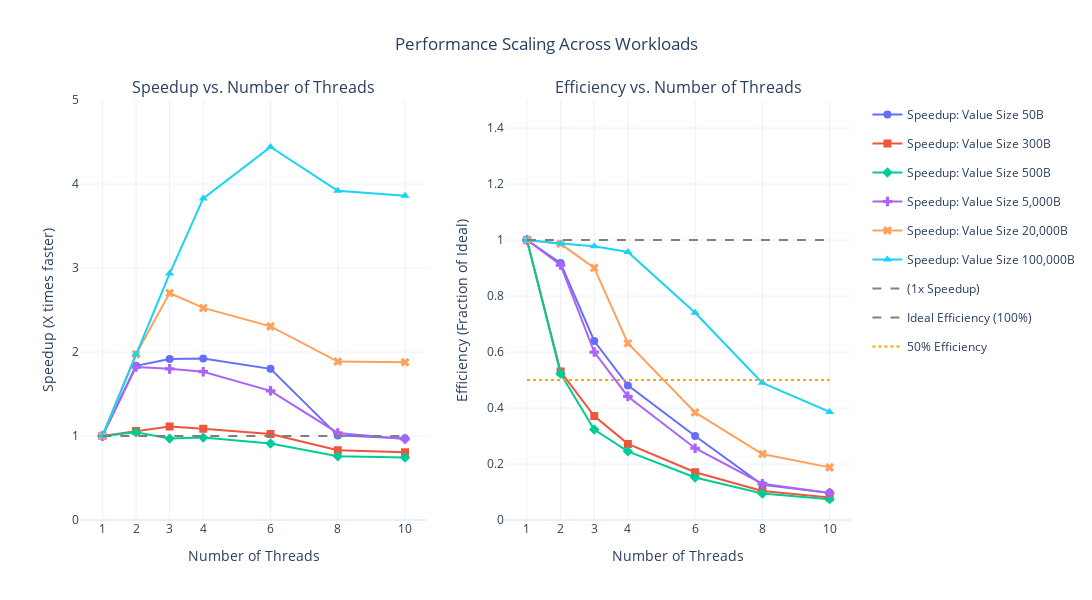
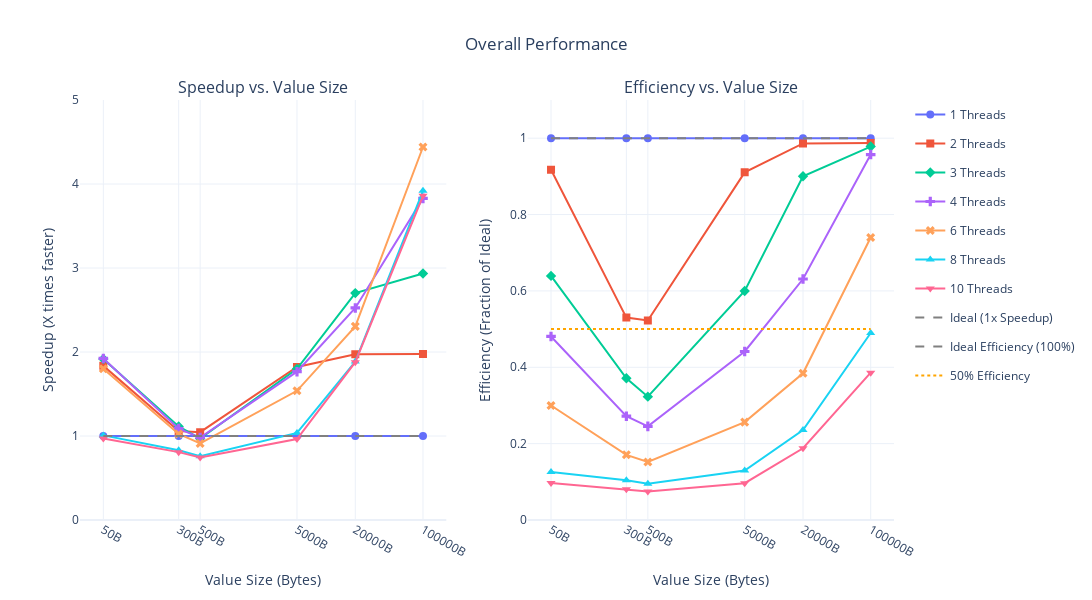
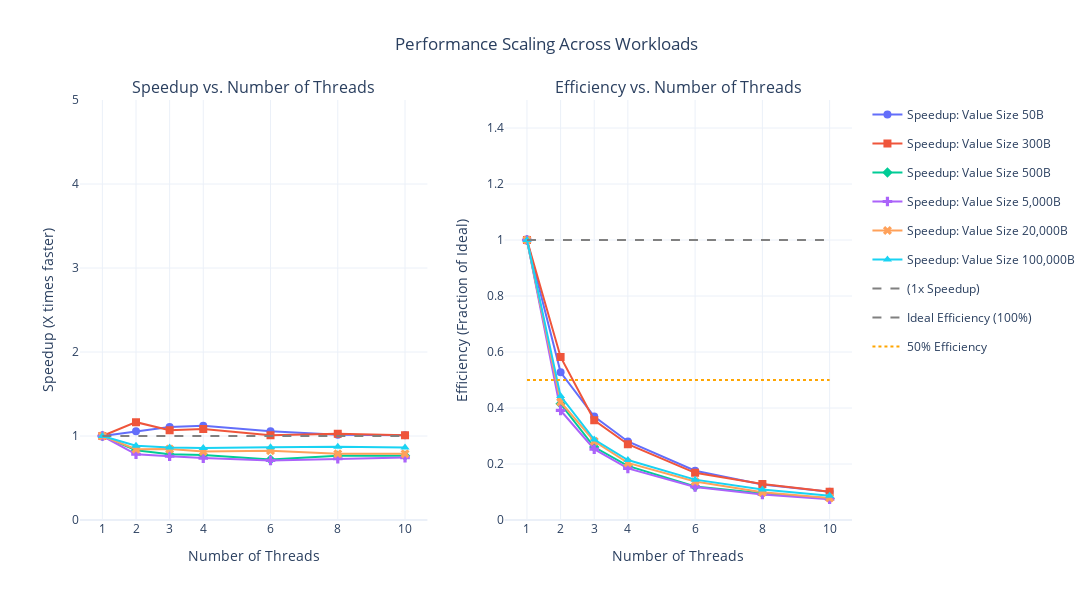
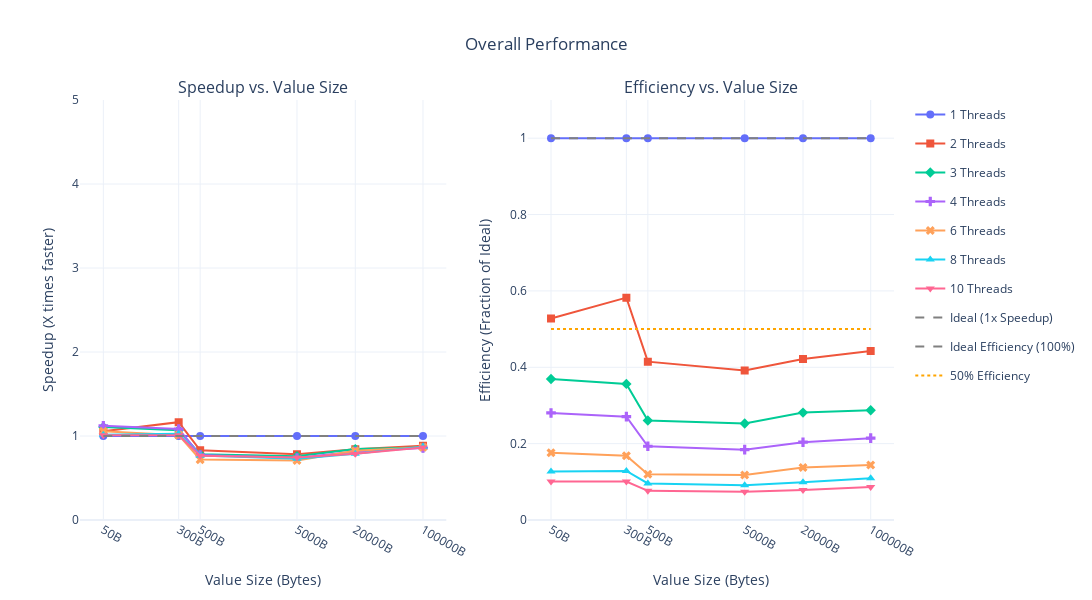

Notebook code cell kept with these figures, in order:
### Code cell
num_keys = 50.0
value_size = 50
compression_on = True
test_configs = [
    {"num_keys": 100.0, "value_size": 50},
    {"num_keys": 40.0, "value_size": 300},
    {"num_keys": 40.0, "value_size": 500},
    {"num_keys": 5.0, "value_size": 5000},
    {"num_keys": 1.0, "value_size": 20000},
    {"num_keys": 0.1, "value_size": 100000},

    ]

def load_df(test_config: dict, compression_on: bool):
    num_keys = test_config["num_keys"]
    value_size = test_config["value_size"]
    compression_str = "yes" if compression_on else "no"
    df = pd.read_csv(f"save_summary_{num_keys}keys_{value_size}B_comp-{compression_str}_csum-yes.csv")
    return df


dfs_compression_on = [load_df(config, compression_on=True) for config in test_configs]
dfs_compression_on = [calculate_speedup_and_efficiency(df) for df in dfs_compression_on]
dfs_compression_off = [load_df(config, compression_on=False) for config in test_configs]
dfs_compression_off = [calculate_speedup_and_efficiency(df) for df in dfs_compression_off]

print("\n" + "="*50) # Top border
print("                 COMPRESSION ON")
print("="*50 + "\n") # Bottom border

all_workload_names = ["Value Size 50B","Value Size 300B", "Value Size 500B", "Value Size 5,000B", "Value Size 20,000B", "Value Size 100,000B"]
plot_performance_by_workload_on_threads(dfs_compression_on, all_workload_names)
plot_combined_workload_performance(dfs_compression_on)

print("\n" + "="*50) # Top border
print("                 COMPRESSION OFF")
print("="*50 + "\n") # Bottom border

plot_performance_by_workload_on_threads(dfs_compression_off, all_workload_names)
plot_combined_workload_performance(dfs_compression_off)

### Figure 1 — Plotly figure (JSON) as saved in the notebook; plotly's stock layout.template omitted (floating-point values rounded to 4 significant figures)
{"data": [{"legendgroup": "Value Size 50B", "line": {"color": "#636EFA", "width": 2}, "marker": {"size": 8, "symbol": "circle"}, "mode": "lines+markers", "name": "Speedup: Value Size 50B", "showlegend": true, "type": "scatter", "x": [1, 2, 3, 4, 6, 8, 10], "xaxis": "x", "y": [1.0, 1.835, 1.918, 1.923, 1.8, 1.007, 0.9691], "yaxis": "y"}, {"legendgroup": "Value Size 300B", "line": {"color": "#EF553B", "width": 2}, "marker": {"size": 8, "symbol": "square"}, "mode": "lines+markers", "name": "Speedup: Value Size 300B", "showlegend": true, "type": "scatter", "x": [1, 2, 3, 4, 6, 8, 10], "xaxis": "x", "y": [1.0, 1.06, 1.113, 1.087, 1.024, 0.8311, 0.8078], "yaxis": "y"}, {"legendgroup": "Value Size 500B", "line": {"color": "#00CC96", "width": 2}, "marker": {"size": 8, "symbol": "diamond"}, "mode": "lines+markers", "name": "Speedup: Value Size 500B", "showlegend": true, "type": "scatter", "x": [1, 2, 3, 4, 6, 8, 10], "xaxis": "x", "y": [1.0, 1.045, 0.9692, 0.9807, 0.9109, 0.758, 0.7443], "yaxis": "y"}, {"legendgroup": "Value Size 5,000B", "line": {"color": "#AB63FA", "width": 2}, "marker": {"size": 8, "symbol": "cross"}, "mode": "lines+markers", "name": "Speedup: Value Size 5,000B", "showlegend": true, "type": "scatter", "x": [1, 2, 3, 4, 6, 8, 10], "xaxis": "x", "y": [1.0, 1.821, 1.799, 1.765, 1.538, 1.036, 0.9644], "yaxis": "y"}, {"legendgroup": "Value Size 20,000B", "line": {"color": "#FFA15A", "width": 2}, "marker": {"size": 8, "symbol": "x"}, "mode": "lines+markers", "name": "Speedup: Value Size 20,000B", "showlegend": true, "type": "scatter", "x": [1, 2, 3, 4, 6, 8, 10], "xaxis": "x", "y": [1.0, 1.973, 2.701, 2.525, 2.305, 1.886, 1.879], "yaxis": "y"}, {"legendgroup": "Value Size 100,000B", "line": {"color": "#19D3F3", "width": 2}, "marker": {"size": 8, "symbol": "triangle-up"}, "mode": "lines+markers", "name": "Speedup: Value Size 100,000B", "showlegend": true, "type": "scatter", "x": [1, 2, 3, 4, 6, 8, 10], "xaxis": "x", "y": [1.0, 1.975, 2.934, 3.829, 4.44, 3.919, 3.859], "yaxis": "y"}, {"legendgroup": "ideal_speedup", "line": {"color": "gray", "dash": "dash"}, "mode": "lines", "name": "(1x Speedup)", "showlegend": true, "type": "scatter", "x": [1, 2, 3, 4, 6, 8, 10], "xaxis": "x", "y": [1, 1, 1, 1, 1, 1, 1], "yaxis": "y"}, {"legendgroup": "Value Size 50B", "line": {"color": "#636EFA", "width": 2}, "marker": {"size": 8, "symbol": "circle"}, "mode": "lines+markers", "name": "Efficiency: Value Size 50B", "showlegend": false, "type": "scatter", "x": [1, 2, 3, 4, 6, 8, 10], "xaxis": "x2", "y": [1.0, 0.9175, 0.6393, 0.4807, 0.2999, 0.1259, 0.09691], "yaxis": "y2"}, {"legendgroup": "Value Size 300B", "line": {"color": "#EF553B", "width": 2}, "marker": {"size": 8, "symbol": "square"}, "mode": "lines+markers", "name": "Efficiency: Value Size 300B", "showlegend": false, "type": "scatter", "x": [1, 2, 3, 4, 6, 8, 10], "xaxis": "x2", "y": [1.0, 0.5301, 0.3711, 0.2719, 0.1707, 0.1039, 0.08078], "yaxis": "y2"}, {"legendgroup": "Value Size 500B", "line": {"color": "#00CC96", "width": 2}, "marker": {"size": 8, "symbol": "diamond"}, "mode": "lines+markers", "name": "Efficiency: Value Size 500B", "showlegend": false, "type": "scatter", "x": [1, 2, 3, 4, 6, 8, 10], "xaxis": "x2", "y": [1.0, 0.5226, 0.3231, 0.2452, 0.1518, 0.09475, 0.07443], "yaxis": "y2"}, {"legendgroup": "Value Size 5,000B", "line": {"color": "#AB63FA", "width": 2}, "marker": {"size": 8, "symbol": "cross"}, "mode": "lines+markers", "name": "Efficiency: Value Size 5,000B", "showlegend": false, "type": "scatter", "x": [1, 2, 3, 4, 6, 8, 10], "xaxis": "x2", "y": [1.0, 0.9105, 0.5998, 0.4414, 0.2563, 0.1296, 0.09644], "yaxis": "y2"}, {"legendgroup": "Value Size 20,000B", "line": {"color": "#FFA15A", "width": 2}, "marker": {"size": 8, "symbol": "x"}, "mode": "lines+markers", "name": "Efficiency: Value Size 20,000B", "showlegend": false, "type": "scatter", "x": [1, 2, 3, 4, 6, 8, 10], "xaxis": "x2", "y": [1.0, 0.9863, 0.9004, 0.6312, 0.3842, 0.2357, 0.1879], "yaxis": "y2"}, {"legendgroup": "Value Size 100,000B", "line": {"color": "#19D3F3", "width": 2}, "marker": {"size": 8, "symbol": "triangle-up"}, "mode": "lines+markers", "name": "Efficiency: Value Size 100,000B", "showlegend": false, "type": "scatter", "x": [1, 2, 3, 4, 6, 8, 10], "xaxis": "x2", "y": [1.0, 0.9876, 0.9781, 0.9571, 0.74, 0.4898, 0.3859], "yaxis": "y2"}, {"legendgroup": "ideal_efficiency_1", "line": {"color": "gray", "dash": "dash"}, "mode": "lines", "name": "Ideal Efficiency (100%)", "showlegend": true, "type": "scatter", "x": [1, 2, 3, 4, 6, 8, 10], "xaxis": "x2", "y": [1, 1, 1, 1, 1, 1, 1], "yaxis": "y2"}, {"legendgroup": "ideal_efficiency_05", "line": {"color": "orange", "dash": "dot"}, "mode": "lines", "name": "50% Efficiency", "showlegend": true, "type": "scatter", "x": [1, 2, 3, 4, 6, 8, 10], "xaxis": "x2", "y": [0.5, 0.5, 0.5, 0.5, 0.5, 0.5, 0.5], "yaxis": "y2"}], "layout": {"annotations": [{"font": {"size": 16}, "showarrow": false, "text": "Speedup vs. Number of Threads", "x": 0.225, "xanchor": "center", "xref": "paper", "y": 1, "yanchor": "bottom", "yref": "paper"}, {"font": {"size": 16}, "showarrow": false, "text": "Efficiency vs. Number of Threads", "x": 0.775, "xanchor": "center", "xref": "paper", "y": 1, "yanchor": "bottom", "yref": "paper"}], "height": 600, "hovermode": "x unified", "showlegend": true, "title": {"text": "Performance Scaling Across Workloads", "x": 0.5}, "width": 1200, "xaxis": {"anchor": "y", "domain": [0, 0.45], "tickmode": "array", "tickvals": [1, 2, 3, 4, 6, 8, 10], "title": {"text": "Number of Threads"}}, "xaxis2": {"anchor": "y2", "domain": [0.55, 1], "tickmode": "array", "tickvals": [1, 2, 3, 4, 6, 8, 10], "title": {"text": "Number of Threads"}}, "yaxis": {"anchor": "x", "domain": [0, 1], "range": [0, 5], "title": {"text": "Speedup (X times faster)"}}, "yaxis2": {"anchor": "x2", "domain": [0, 1], "range": [0, 1.5], "title": {"text": "Efficiency (Fraction of Ideal)"}}}}

### Figure 2 — Plotly figure (JSON) as saved in the notebook; plotly's stock layout.template omitted (floating-point values rounded to 4 significant figures)
{"data": [{"legendgroup": "1", "line": {"color": "#636EFA", "width": 2}, "marker": {"size": 8, "symbol": "circle"}, "mode": "lines+markers", "name": "1 Threads", "showlegend": true, "type": "scatter", "x": [50, 300, 500, 5000, 20000, 100000], "xaxis": "x", "y": [1.0, 1.0, 1.0, 1.0, 1.0, 1.0], "yaxis": "y"}, {"legendgroup": "2", "line": {"color": "#EF553B", "width": 2}, "marker": {"size": 8, "symbol": "square"}, "mode": "lines+markers", "name": "2 Threads", "showlegend": true, "type": "scatter", "x": [50, 300, 500, 5000, 20000, 100000], "xaxis": "x", "y": [1.835, 1.06, 1.045, 1.821, 1.973, 1.975], "yaxis": "y"}, {"legendgroup": "3", "line": {"color": "#00CC96", "width": 2}, "marker": {"size": 8, "symbol": "diamond"}, "mode": "lines+markers", "name": "3 Threads", "showlegend": true, "type": "scatter", "x": [50, 300, 500, 5000, 20000, 100000], "xaxis": "x", "y": [1.918, 1.113, 0.9692, 1.799, 2.701, 2.934], "yaxis": "y"}, {"legendgroup": "4", "line": {"color": "#AB63FA", "width": 2}, "marker": {"size": 8, "symbol": "cross"}, "mode": "lines+markers", "name": "4 Threads", "showlegend": true, "type": "scatter", "x": [50, 300, 500, 5000, 20000, 100000], "xaxis": "x", "y": [1.923, 1.087, 0.9807, 1.765, 2.525, 3.829], "yaxis": "y"}, {"legendgroup": "6", "line": {"color": "#FFA15A", "width": 2}, "marker": {"size": 8, "symbol": "x"}, "mode": "lines+markers", "name": "6 Threads", "showlegend": true, "type": "scatter", "x": [50, 300, 500, 5000, 20000, 100000], "xaxis": "x", "y": [1.8, 1.024, 0.9109, 1.538, 2.305, 4.44], "yaxis": "y"}, {"legendgroup": "8", "line": {"color": "#19D3F3", "width": 2}, "marker": {"size": 8, "symbol": "triangle-up"}, "mode": "lines+markers", "name": "8 Threads", "showlegend": true, "type": "scatter", "x": [50, 300, 500, 5000, 20000, 100000], "xaxis": "x", "y": [1.007, 0.8311, 0.758, 1.036, 1.886, 3.919], "yaxis": "y"}, {"legendgroup": "10", "line": {"color": "#FF6692", "width": 2}, "marker": {"size": 8, "symbol": "triangle-down"}, "mode": "lines+markers", "name": "10 Threads", "showlegend": true, "type": "scatter", "x": [50, 300, 500, 5000, 20000, 100000], "xaxis": "x", "y": [0.9691, 0.8078, 0.7443, 0.9644, 1.879, 3.859], "yaxis": "y"}, {"legendgroup": "ideal_speedup", "line": {"color": "gray", "dash": "dash"}, "mode": "lines", "name": "Ideal (1x Speedup)", "showlegend": true, "type": "scatter", "x": [50, 300, 500, 5000, 20000, 100000], "xaxis": "x", "y": [1, 1, 1, 1, 1, 1], "yaxis": "y"}, {"legendgroup": "1", "line": {"color": "#636EFA", "width": 2}, "marker": {"size": 8, "symbol": "circle"}, "mode": "lines+markers", "name": "1 Threads", "showlegend": false, "type": "scatter", "x": [50, 300, 500, 5000, 20000, 100000], "xaxis": "x2", "y": [1.0, 1.0, 1.0, 1.0, 1.0, 1.0], "yaxis": "y2"}, {"legendgroup": "2", "line": {"color": "#EF553B", "width": 2}, "marker": {"size": 8, "symbol": "square"}, "mode": "lines+markers", "name": "2 Threads", "showlegend": false, "type": "scatter", "x": [50, 300, 500, 5000, 20000, 100000], "xaxis": "x2", "y": [0.9175, 0.5301, 0.5226, 0.9105, 0.9863, 0.9876], "yaxis": "y2"}, {"legendgroup": "3", "line": {"color": "#00CC96", "width": 2}, "marker": {"size": 8, "symbol": "diamond"}, "mode": "lines+markers", "name": "3 Threads", "showlegend": false, "type": "scatter", "x": [50, 300, 500, 5000, 20000, 100000], "xaxis": "x2", "y": [0.6393, 0.3711, 0.3231, 0.5998, 0.9004, 0.9781], "yaxis": "y2"}, {"legendgroup": "4", "line": {"color": "#AB63FA", "width": 2}, "marker": {"size": 8, "symbol": "cross"}, "mode": "lines+markers", "name": "4 Threads", "showlegend": false, "type": "scatter", "x": [50, 300, 500, 5000, 20000, 100000], "xaxis": "x2", "y": [0.4807, 0.2719, 0.2452, 0.4414, 0.6312, 0.9571], "yaxis": "y2"}, {"legendgroup": "6", "line": {"color": "#FFA15A", "width": 2}, "marker": {"size": 8, "symbol": "x"}, "mode": "lines+markers", "name": "6 Threads", "showlegend": false, "type": "scatter", "x": [50, 300, 500, 5000, 20000, 100000], "xaxis": "x2", "y": [0.2999, 0.1707, 0.1518, 0.2563, 0.3842, 0.74], "yaxis": "y2"}, {"legendgroup": "8", "line": {"color": "#19D3F3", "width": 2}, "marker": {"size": 8, "symbol": "triangle-up"}, "mode": "lines+markers", "name": "8 Threads", "showlegend": false, "type": "scatter", "x": [50, 300, 500, 5000, 20000, 100000], "xaxis": "x2", "y": [0.1259, 0.1039, 0.09475, 0.1296, 0.2357, 0.4898], "yaxis": "y2"}, {"legendgroup": "10", "line": {"color": "#FF6692", "width": 2}, "marker": {"size": 8, "symbol": "triangle-down"}, "mode": "lines+markers", "name": "10 Threads", "showlegend": false, "type": "scatter", "x": [50, 300, 500, 5000, 20000, 100000], "xaxis": "x2", "y": [0.09691, 0.08078, 0.07443, 0.09644, 0.1879, 0.3859], "yaxis": "y2"}, {"legendgroup": "ideal_efficiency_1", "line": {"color": "gray", "dash": "dash"}, "mode": "lines", "name": "Ideal Efficiency (100%)", "showlegend": true, "type": "scatter", "x": [50, 300, 500, 5000, 20000, 100000], "xaxis": "x2", "y": [1, 1, 1, 1, 1, 1], "yaxis": "y2"}, {"legendgroup": "ideal_efficiency_05", "line": {"color": "orange", "dash": "dot"}, "mode": "lines", "name": "50% Efficiency", "showlegend": true, "type": "scatter", "x": [50, 300, 500, 5000, 20000, 100000], "xaxis": "x2", "y": [0.5, 0.5, 0.5, 0.5, 0.5, 0.5], "yaxis": "y2"}], "layout": {"annotations": [{"font": {"size": 16}, "showarrow": false, "text": "Speedup vs. Value Size", "x": 0.225, "xanchor": "center", "xref": "paper", "y": 1, "yanchor": "bottom", "yref": "paper"}, {"font": {"size": 16}, "showarrow": false, "text": "Efficiency vs. Value Size", "x": 0.775, "xanchor": "center", "xref": "paper", "y": 1, "yanchor": "bottom", "yref": "paper"}], "height": 600, "hovermode": "x unified", "showlegend": true, "title": {"text": "Overall Performance", "x": 0.5}, "width": 1200, "xaxis": {"anchor": "y", "domain": [0, 0.45], "tickmode": "array", "ticktext": ["50B", "300B", "500B", "5000B", "20000B", "100000B"], "tickvals": [50, 300, 500, 5000, 20000, 100000], "title": {"text": "Value Size (Bytes)"}, "type": "log"}, "xaxis2": {"anchor": "y2", "domain": [0.55, 1], "tickmode": "array", "ticktext": ["50B", "300B", "500B", "5000B", "20000B", "100000B"], "tickvals": [50, 300, 500, 5000, 20000, 100000], "title": {"text": "Value Size (Bytes)"}, "type": "log"}, "yaxis": {"anchor": "x", "domain": [0, 1], "range": [0, 5], "title": {"text": "Speedup (X times faster)"}}, "yaxis2": {"anchor": "x2", "domain": [0, 1], "range": [0, 1.1], "title": {"text": "Efficiency (Fraction of Ideal)"}}}}

### Figure 3 — Plotly figure (JSON) as saved in the notebook; plotly's stock layout.template omitted (floating-point values rounded to 4 significant figures)
{"data": [{"legendgroup": "Value Size 50B", "line": {"color": "#636EFA", "width": 2}, "marker": {"size": 8, "symbol": "circle"}, "mode": "lines+markers", "name": "Speedup: Value Size 50B", "showlegend": true, "type": "scatter", "x": [1, 2, 3, 4, 6, 8, 10], "xaxis": "x", "y": [1.0, 1.055, 1.108, 1.122, 1.056, 1.014, 1.009], "yaxis": "y"}, {"legendgroup": "Value Size 300B", "line": {"color": "#EF553B", "width": 2}, "marker": {"size": 8, "symbol": "square"}, "mode": "lines+markers", "name": "Speedup: Value Size 300B", "showlegend": true, "type": "scatter", "x": [1, 2, 3, 4, 6, 8, 10], "xaxis": "x", "y": [1.0, 1.165, 1.069, 1.083, 1.01, 1.027, 1.009], "yaxis": "y"}, {"legendgroup": "Value Size 500B", "line": {"color": "#00CC96", "width": 2}, "marker": {"size": 8, "symbol": "diamond"}, "mode": "lines+markers", "name": "Speedup: Value Size 500B", "showlegend": true, "type": "scatter", "x": [1, 2, 3, 4, 6, 8, 10], "xaxis": "x", "y": [1.0, 0.8295, 0.7816, 0.7726, 0.7188, 0.7663, 0.764], "yaxis": "y"}, {"legendgroup": "Value Size 5,000B", "line": {"color": "#AB63FA", "width": 2}, "marker": {"size": 8, "symbol": "cross"}, "mode": "lines+markers", "name": "Speedup: Value Size 5,000B", "showlegend": true, "type": "scatter", "x": [1, 2, 3, 4, 6, 8, 10], "xaxis": "x", "y": [1.0, 0.7826, 0.7587, 0.7369, 0.7087, 0.729, 0.7428], "yaxis": "y"}, {"legendgroup": "Value Size 20,000B", "line": {"color": "#FFA15A", "width": 2}, "marker": {"size": 8, "symbol": "x"}, "mode": "lines+markers", "name": "Speedup: Value Size 20,000B", "showlegend": true, "type": "scatter", "x": [1, 2, 3, 4, 6, 8, 10], "xaxis": "x", "y": [1.0, 0.8428, 0.8438, 0.8152, 0.824, 0.7897, 0.7874], "yaxis": "y"}, {"legendgroup": "Value Size 100,000B", "line": {"color": "#19D3F3", "width": 2}, "marker": {"size": 8, "symbol": "triangle-up"}, "mode": "lines+markers", "name": "Speedup: Value Size 100,000B", "showlegend": true, "type": "scatter", "x": [1, 2, 3, 4, 6, 8, 10], "xaxis": "x", "y": [1.0, 0.8851, 0.8627, 0.8574, 0.8652, 0.8734, 0.8629], "yaxis": "y"}, {"legendgroup": "ideal_speedup", "line": {"color": "gray", "dash": "dash"}, "mode": "lines", "name": "(1x Speedup)", "showlegend": true, "type": "scatter", "x": [1, 2, 3, 4, 6, 8, 10], "xaxis": "x", "y": [1, 1, 1, 1, 1, 1, 1], "yaxis": "y"}, {"legendgroup": "Value Size 50B", "line": {"color": "#636EFA", "width": 2}, "marker": {"size": 8, "symbol": "circle"}, "mode": "lines+markers", "name": "Efficiency: Value Size 50B", "showlegend": false, "type": "scatter", "x": [1, 2, 3, 4, 6, 8, 10], "xaxis": "x2", "y": [1.0, 0.5277, 0.3692, 0.2804, 0.1759, 0.1268, 0.1009], "yaxis": "y2"}, {"legendgroup": "Value Size 300B", "line": {"color": "#EF553B", "width": 2}, "marker": {"size": 8, "symbol": "square"}, "mode": "lines+markers", "name": "Efficiency: Value Size 300B", "showlegend": false, "type": "scatter", "x": [1, 2, 3, 4, 6, 8, 10], "xaxis": "x2", "y": [1.0, 0.5823, 0.3564, 0.2707, 0.1684, 0.1283, 0.1009], "yaxis": "y2"}, {"legendgroup": "Value Size 500B", "line": {"color": "#00CC96", "width": 2}, "marker": {"size": 8, "symbol": "diamond"}, "mode": "lines+markers", "name": "Efficiency: Value Size 500B", "showlegend": false, "type": "scatter", "x": [1, 2, 3, 4, 6, 8, 10], "xaxis": "x2", "y": [1.0, 0.4147, 0.2605, 0.1931, 0.1198, 0.09578, 0.0764], "yaxis": "y2"}, {"legendgroup": "Value Size 5,000B", "line": {"color": "#AB63FA", "width": 2}, "marker": {"size": 8, "symbol": "cross"}, "mode": "lines+markers", "name": "Efficiency: Value Size 5,000B", "showlegend": false, "type": "scatter", "x": [1, 2, 3, 4, 6, 8, 10], "xaxis": "x2", "y": [1.0, 0.3913, 0.2529, 0.1842, 0.1181, 0.09113, 0.07428], "yaxis": "y2"}, {"legendgroup": "Value Size 20,000B", "line": {"color": "#FFA15A", "width": 2}, "marker": {"size": 8, "symbol": "x"}, "mode": "lines+markers", "name": "Efficiency: Value Size 20,000B", "showlegend": false, "type": "scatter", "x": [1, 2, 3, 4, 6, 8, 10], "xaxis": "x2", "y": [1.0, 0.4214, 0.2813, 0.2038, 0.1373, 0.09871, 0.07874], "yaxis": "y2"}, {"legendgroup": "Value Size 100,000B", "line": {"color": "#19D3F3", "width": 2}, "marker": {"size": 8, "symbol": "triangle-up"}, "mode": "lines+markers", "name": "Efficiency: Value Size 100,000B", "showlegend": false, "type": "scatter", "x": [1, 2, 3, 4, 6, 8, 10], "xaxis": "x2", "y": [1.0, 0.4426, 0.2876, 0.2143, 0.1442, 0.1092, 0.08629], "yaxis": "y2"}, {"legendgroup": "ideal_efficiency_1", "line": {"color": "gray", "dash": "dash"}, "mode": "lines", "name": "Ideal Efficiency (100%)", "showlegend": true, "type": "scatter", "x": [1, 2, 3, 4, 6, 8, 10], "xaxis": "x2", "y": [1, 1, 1, 1, 1, 1, 1], "yaxis": "y2"}, {"legendgroup": "ideal_efficiency_05", "line": {"color": "orange", "dash": "dot"}, "mode": "lines", "name": "50% Efficiency", "showlegend": true, "type": "scatter", "x": [1, 2, 3, 4, 6, 8, 10], "xaxis": "x2", "y": [0.5, 0.5, 0.5, 0.5, 0.5, 0.5, 0.5], "yaxis": "y2"}], "layout": {"annotations": [{"font": {"size": 16}, "showarrow": false, "text": "Speedup vs. Number of Threads", "x": 0.225, "xanchor": "center", "xref": "paper", "y": 1, "yanchor": "bottom", "yref": "paper"}, {"font": {"size": 16}, "showarrow": false, "text": "Efficiency vs. Number of Threads", "x": 0.775, "xanchor": "center", "xref": "paper", "y": 1, "yanchor": "bottom", "yref": "paper"}], "height": 600, "hovermode": "x unified", "showlegend": true, "title": {"text": "Performance Scaling Across Workloads", "x": 0.5}, "width": 1200, "xaxis": {"anchor": "y", "domain": [0, 0.45], "tickmode": "array", "tickvals": [1, 2, 3, 4, 6, 8, 10], "title": {"text": "Number of Threads"}}, "xaxis2": {"anchor": "y2", "domain": [0.55, 1], "tickmode": "array", "tickvals": [1, 2, 3, 4, 6, 8, 10], "title": {"text": "Number of Threads"}}, "yaxis": {"anchor": "x", "domain": [0, 1], "range": [0, 5], "title": {"text": "Speedup (X times faster)"}}, "yaxis2": {"anchor": "x2", "domain": [0, 1], "range": [0, 1.5], "title": {"text": "Efficiency (Fraction of Ideal)"}}}}

### Figure 4 — Plotly figure (JSON) as saved in the notebook; plotly's stock layout.template omitted (floating-point values rounded to 4 significant figures)
{"data": [{"legendgroup": "1", "line": {"color": "#636EFA", "width": 2}, "marker": {"size": 8, "symbol": "circle"}, "mode": "lines+markers", "name": "1 Threads", "showlegend": true, "type": "scatter", "x": [50, 300, 500, 5000, 20000, 100000], "xaxis": "x", "y": [1.0, 1.0, 1.0, 1.0, 1.0, 1.0], "yaxis": "y"}, {"legendgroup": "2", "line": {"color": "#EF553B", "width": 2}, "marker": {"size": 8, "symbol": "square"}, "mode": "lines+markers", "name": "2 Threads", "showlegend": true, "type": "scatter", "x": [50, 300, 500, 5000, 20000, 100000], "xaxis": "x", "y": [1.055, 1.165, 0.8295, 0.7826, 0.8428, 0.8851], "yaxis": "y"}, {"legendgroup": "3", "line": {"color": "#00CC96", "width": 2}, "marker": {"size": 8, "symbol": "diamond"}, "mode": "lines+markers", "name": "3 Threads", "showlegend": true, "type": "scatter", "x": [50, 300, 500, 5000, 20000, 100000], "xaxis": "x", "y": [1.108, 1.069, 0.7816, 0.7587, 0.8438, 0.8627], "yaxis": "y"}, {"legendgroup": "4", "line": {"color": "#AB63FA", "width": 2}, "marker": {"size": 8, "symbol": "cross"}, "mode": "lines+markers", "name": "4 Threads", "showlegend": true, "type": "scatter", "x": [50, 300, 500, 5000, 20000, 100000], "xaxis": "x", "y": [1.122, 1.083, 0.7726, 0.7369, 0.8152, 0.8574], "yaxis": "y"}, {"legendgroup": "6", "line": {"color": "#FFA15A", "width": 2}, "marker": {"size": 8, "symbol": "x"}, "mode": "lines+markers", "name": "6 Threads", "showlegend": true, "type": "scatter", "x": [50, 300, 500, 5000, 20000, 100000], "xaxis": "x", "y": [1.056, 1.01, 0.7188, 0.7087, 0.824, 0.8652], "yaxis": "y"}, {"legendgroup": "8", "line": {"color": "#19D3F3", "width": 2}, "marker": {"size": 8, "symbol": "triangle-up"}, "mode": "lines+markers", "name": "8 Threads", "showlegend": true, "type": "scatter", "x": [50, 300, 500, 5000, 20000, 100000], "xaxis": "x", "y": [1.014, 1.027, 0.7663, 0.729, 0.7897, 0.8734], "yaxis": "y"}, {"legendgroup": "10", "line": {"color": "#FF6692", "width": 2}, "marker": {"size": 8, "symbol": "triangle-down"}, "mode": "lines+markers", "name": "10 Threads", "showlegend": true, "type": "scatter", "x": [50, 300, 500, 5000, 20000, 100000], "xaxis": "x", "y": [1.009, 1.009, 0.764, 0.7428, 0.7874, 0.8629], "yaxis": "y"}, {"legendgroup": "ideal_speedup", "line": {"color": "gray", "dash": "dash"}, "mode": "lines", "name": "Ideal (1x Speedup)", "showlegend": true, "type": "scatter", "x": [50, 300, 500, 5000, 20000, 100000], "xaxis": "x", "y": [1, 1, 1, 1, 1, 1], "yaxis": "y"}, {"legendgroup": "1", "line": {"color": "#636EFA", "width": 2}, "marker": {"size": 8, "symbol": "circle"}, "mode": "lines+markers", "name": "1 Threads", "showlegend": false, "type": "scatter", "x": [50, 300, 500, 5000, 20000, 100000], "xaxis": "x2", "y": [1.0, 1.0, 1.0, 1.0, 1.0, 1.0], "yaxis": "y2"}, {"legendgroup": "2", "line": {"color": "#EF553B", "width": 2}, "marker": {"size": 8, "symbol": "square"}, "mode": "lines+markers", "name": "2 Threads", "showlegend": false, "type": "scatter", "x": [50, 300, 500, 5000, 20000, 100000], "xaxis": "x2", "y": [0.5277, 0.5823, 0.4147, 0.3913, 0.4214, 0.4426], "yaxis": "y2"}, {"legendgroup": "3", "line": {"color": "#00CC96", "width": 2}, "marker": {"size": 8, "symbol": "diamond"}, "mode": "lines+markers", "name": "3 Threads", "showlegend": false, "type": "scatter", "x": [50, 300, 500, 5000, 20000, 100000], "xaxis": "x2", "y": [0.3692, 0.3564, 0.2605, 0.2529, 0.2813, 0.2876], "yaxis": "y2"}, {"legendgroup": "4", "line": {"color": "#AB63FA", "width": 2}, "marker": {"size": 8, "symbol": "cross"}, "mode": "lines+markers", "name": "4 Threads", "showlegend": false, "type": "scatter", "x": [50, 300, 500, 5000, 20000, 100000], "xaxis": "x2", "y": [0.2804, 0.2707, 0.1931, 0.1842, 0.2038, 0.2143], "yaxis": "y2"}, {"legendgroup": "6", "line": {"color": "#FFA15A", "width": 2}, "marker": {"size": 8, "symbol": "x"}, "mode": "lines+markers", "name": "6 Threads", "showlegend": false, "type": "scatter", "x": [50, 300, 500, 5000, 20000, 100000], "xaxis": "x2", "y": [0.1759, 0.1684, 0.1198, 0.1181, 0.1373, 0.1442], "yaxis": "y2"}, {"legendgroup": "8", "line": {"color": "#19D3F3", "width": 2}, "marker": {"size": 8, "symbol": "triangle-up"}, "mode": "lines+markers", "name": "8 Threads", "showlegend": false, "type": "scatter", "x": [50, 300, 500, 5000, 20000, 100000], "xaxis": "x2", "y": [0.1268, 0.1283, 0.09578, 0.09113, 0.09871, 0.1092], "yaxis": "y2"}, {"legendgroup": "10", "line": {"color": "#FF6692", "width": 2}, "marker": {"size": 8, "symbol": "triangle-down"}, "mode": "lines+markers", "name": "10 Threads", "showlegend": false, "type": "scatter", "x": [50, 300, 500, 5000, 20000, 100000], "xaxis": "x2", "y": [0.1009, 0.1009, 0.0764, 0.07428, 0.07874, 0.08629], "yaxis": "y2"}, {"legendgroup": "ideal_efficiency_1", "line": {"color": "gray", "dash": "dash"}, "mode": "lines", "name": "Ideal Efficiency (100%)", "showlegend": true, "type": "scatter", "x": [50, 300, 500, 5000, 20000, 100000], "xaxis": "x2", "y": [1, 1, 1, 1, 1, 1], "yaxis": "y2"}, {"legendgroup": "ideal_efficiency_05", "line": {"color": "orange", "dash": "dot"}, "mode": "lines", "name": "50% Efficiency", "showlegend": true, "type": "scatter", "x": [50, 300, 500, 5000, 20000, 100000], "xaxis": "x2", "y": [0.5, 0.5, 0.5, 0.5, 0.5, 0.5], "yaxis": "y2"}], "layout": {"annotations": [{"font": {"size": 16}, "showarrow": false, "text": "Speedup vs. Value Size", "x": 0.225, "xanchor": "center", "xref": "paper", "y": 1, "yanchor": "bottom", "yref": "paper"}, {"font": {"size": 16}, "showarrow": false, "text": "Efficiency vs. Value Size", "x": 0.775, "xanchor": "center", "xref": "paper", "y": 1, "yanchor": "bottom", "yref": "paper"}], "height": 600, "hovermode": "x unified", "showlegend": true, "title": {"text": "Overall Performance", "x": 0.5}, "width": 1200, "xaxis": {"anchor": "y", "domain": [0, 0.45], "tickmode": "array", "ticktext": ["50B", "300B", "500B", "5000B", "20000B", "100000B"], "tickvals": [50, 300, 500, 5000, 20000, 100000], "title": {"text": "Value Size (Bytes)"}, "type": "log"}, "xaxis2": {"anchor": "y2", "domain": [0.55, 1], "tickmode": "array", "ticktext": ["50B", "300B", "500B", "5000B", "20000B", "100000B"], "tickvals": [50, 300, 500, 5000, 20000, 100000], "title": {"text": "Value Size (Bytes)"}, "type": "log"}, "yaxis": {"anchor": "x", "domain": [0, 1], "range": [0, 5], "title": {"text": "Speedup (X times faster)"}}, "yaxis2": {"anchor": "x2", "domain": [0, 1], "range": [0, 1.1], "title": {"text": "Efficiency (Fraction of Ideal)"}}}}
